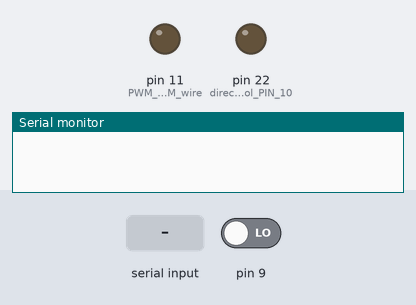
The sketch below on a simulated Arduino Mega 2560, built with avr-gcc and run on an emulated ATmega2560. On the bench: output pins drawn as LEDs (lit = HIGH), the last lines printed to the serial monitor. The test bench sets the inputs (shaded band); at power-on: pin 9 LOW.

Above: at 1.2 s.
1.3 s: "90,45\n" received over Serial
At 4.6 s:
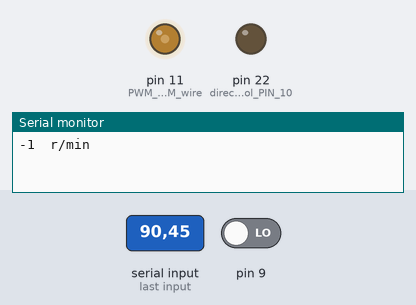
9.7 s: "200\n" received over Serial
At 13.5 s:
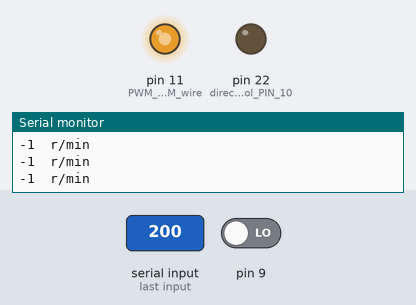
At 18.4 s:
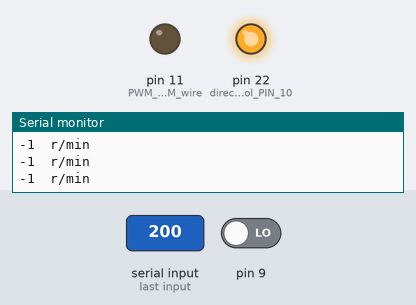
Timing chart, 0 to 18.7 s (numbered marks = the images above; inputs shaded):
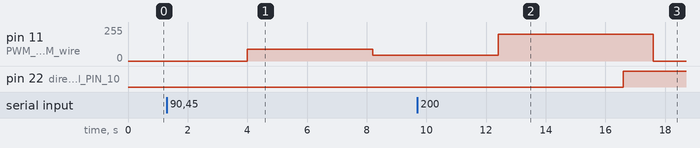

The sketch:

refer_to_FG.ino
```cpp
int i = 0;
unsigned long time = 0;
bool flag = HIGH;

void setup() {
  // put your setup code here, to run once:
  Serial.begin(9600);
  pinMode(22, OUTPUT); //direction control PIN 10 with direction wire
  pinMode(11, OUTPUT); //PWM PIN 11  with PWM wire
}

void loop() {
  // put your main code here, to run repeatedly:
  if (millis() - time > 5000)  {
    flag = !flag;
    digitalWrite(22, flag);
    time = millis();
  }
  if (Serial.available())  {
    analogWrite(11, Serial.parseInt());  //input speed (must be int)
    delay(200);
  }
  for(int j = 0;j<8;j++)  {
    i += pulseIn(9, HIGH, 500000); //SIGNAL OUTPUT PIN 9 with  white line,cycle = 2*i,1s = 1000000us，Signal cycle pulse number：27*2
  }
  i = i >> 3;
  Serial.print(111111 / i); //speed   r/min  (60*1000000/(45*6*2*i))
  Serial.println("  r/min");
  i = 0;
}
```

Measured:
- after the input at 1.3 s, pin 11 (PWM_PIN_11__with_PWM_wire): 0/255 → 90/255 after 2.7 s, → 45/255 4.2 s later
- after the input at 9.7 s, pin 11 (PWM_PIN_11__with_PWM_wire): 45/255 → 200/255 after 2.7 s, → 0/255 5.2 s later; pin 22 (direction_control_PIN_10): LOW → HIGH after 6.9 s instead of 7.9 s
